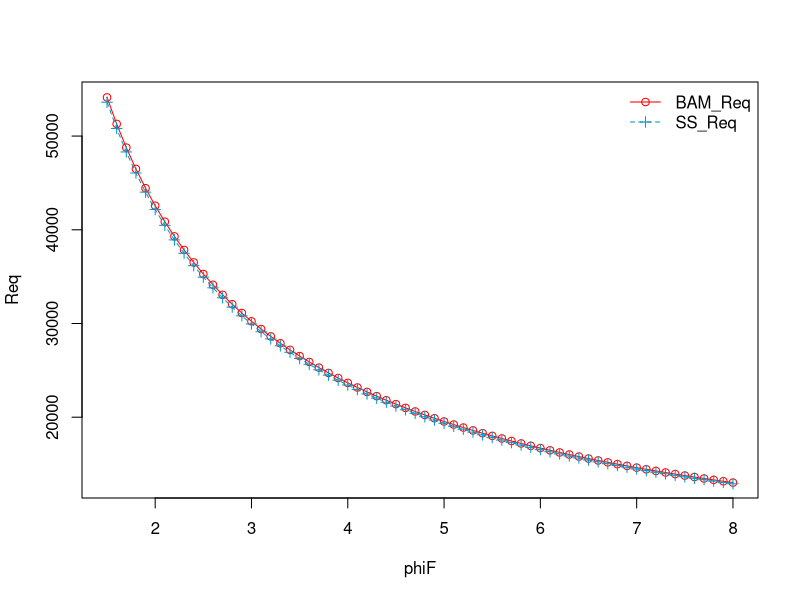
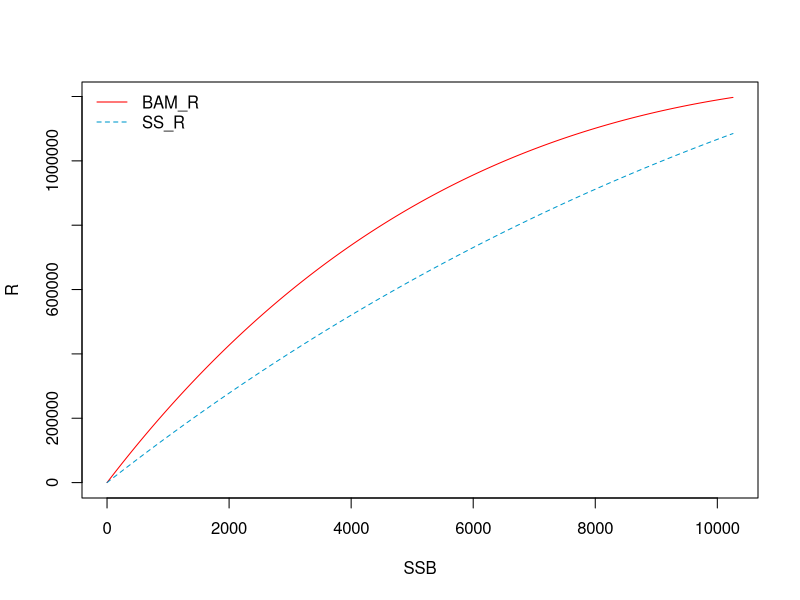
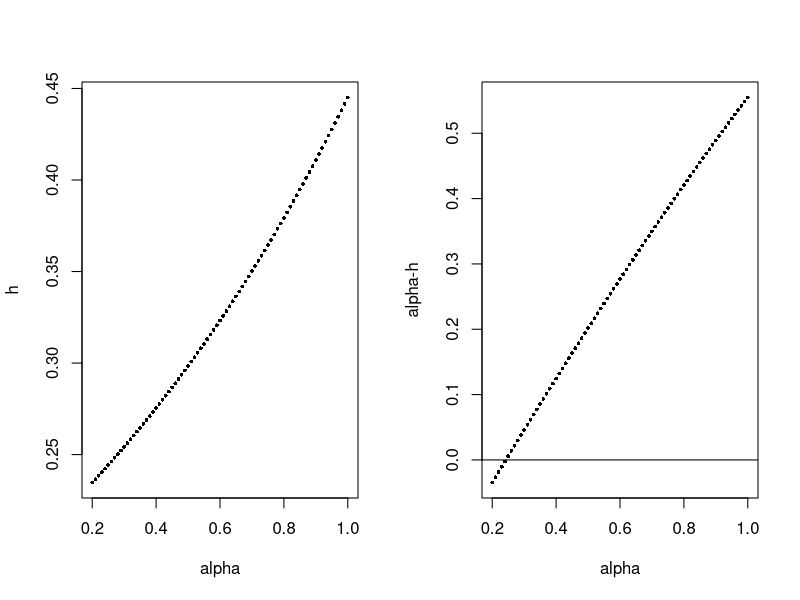
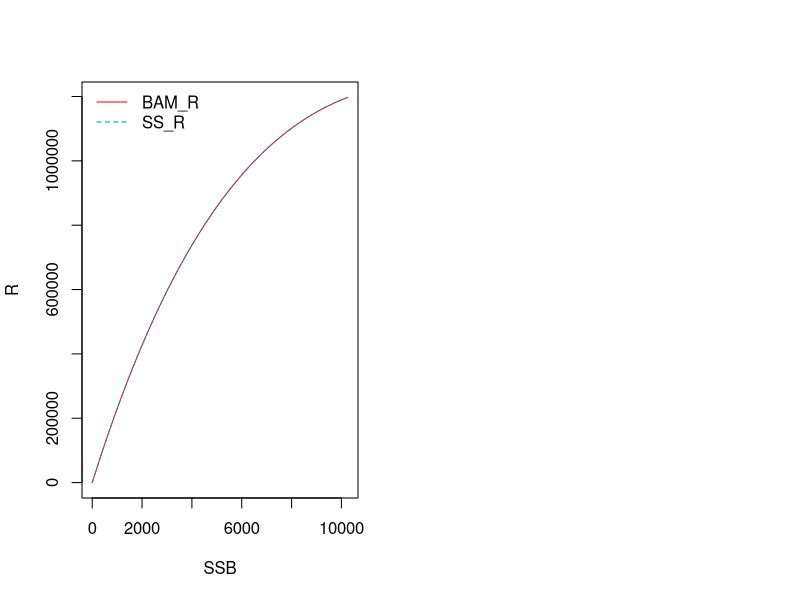
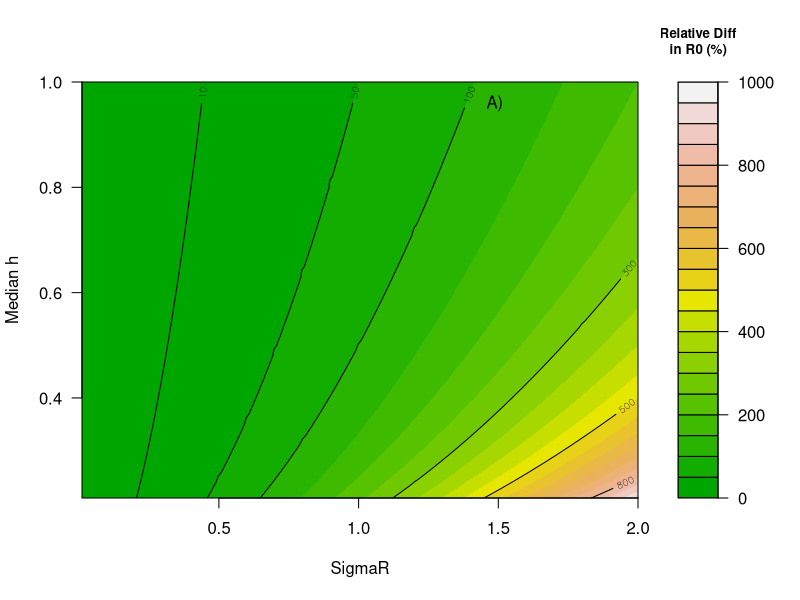
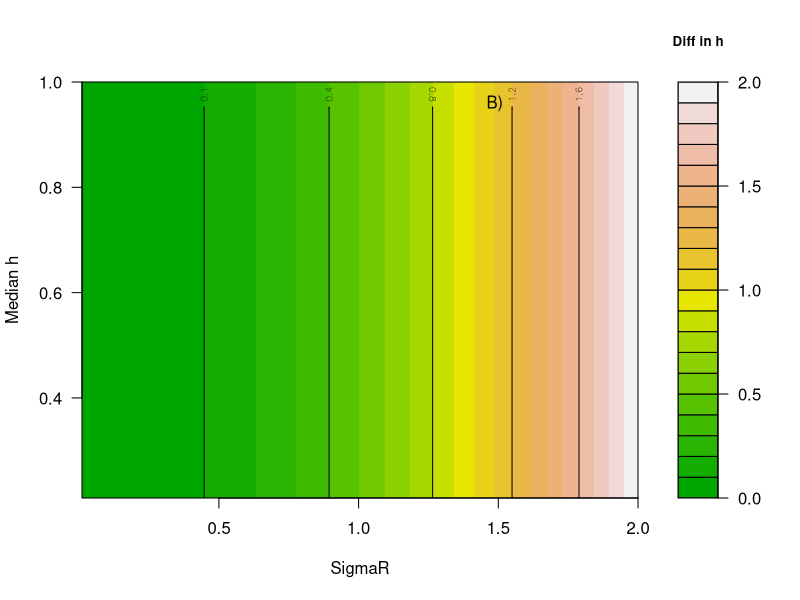

R code for these plots, in order:
## ---- chunk 1
knitr::opts_chunk$set(echo = TRUE)
## ---- chunk 2
R0_med_true=1000000     # true median R0 value
h_med_true=0.75   # vector of median steepness (h) values
phi0=0.01025625

sd.val=0.6
BC=(sd.val^2)/2

n=100000 # use a fairly large number because fits need be very tight

S0_med_true=R0_med_true*phi0

#S.vec=runif(n,min=0,max=S0)
S.vec=seq(0.001,S0_med_true, length=n)

R.vec.true=S.vec/phi0*exp(h_med_true*(1-S.vec/(R0_med_true*phi0)))
lnormdev.vec=rlnorm(n,0,sd.val)
R.vec.obs=R.vec.true*lnormdev.vec

# median S-R fit (produces median R0 and h, used in BAM)
SR.fit.med=function(par){
  R0.par=par[1]
  h.par=par[2]
  R.vec.pred=S.vec/phi0*exp(h.par*(1-S.vec/(R0.par*phi0)))
  resid=(log(R.vec.obs)-log(R.vec.pred))^2 # median likelihood
  resid.out=sum(resid)
  resid.out}

# SS S-R fit (produces mean R0 and h, used in SS)
SR.fit.SS=function(par){
  R0.par=par[1]
  h.par=par[2]
  R.vec.pred=S.vec/phi0*exp(h.par*(1-S.vec/(R0.par*phi0)))*exp(-BC)
  resid=(log(R.vec.obs)-log(R.vec.pred))^2 # median likelihood
  resid.out=sum(resid)
  resid.out}

#optimization for SR parameters using mean and median fit criteria
fit.med=optim(c(R0_med_true,h_med_true),SR.fit.med,lower=c(0,0.2),method="L-BFGS-B",upper=c(3*R0_med_true,1.0))
fit.SS=optim(c(R0_med_true,h_med_true),SR.fit.SS,lower=c(0,0.2),method="L-BFGS-B",upper=c(3*R0_med_true,1.0))

R0.BAM=fit.med$par[1]
h.BAM=fit.med$par[2]

R0.SS=fit.SS$par[1]
h.SS=fit.SS$par[2]
S0.SS=R0.SS*phi0

phiF=seq(from=1.5,to=8,by=0.1)

# SS method
Seq.SS=S0.SS*(1.+(log(R0.SS/S0.SS)+log(phiF))/h.SS);
Req.SS=R0.SS*Seq.SS/S0.SS * exp(h.SS*(1.-Seq.SS/S0.SS));
# BAM method
#Req.BAM=R0.BAM*(exp(BC)*4*h.BAM*phiF-(1-h.BAM)*phi0)/((5*h.BAM-1)*phiF)
Req.BAM=R0.BAM/(phiF/phi0)*(1+log(exp(BC)*phiF/phi0)/h.BAM)
Seq.BAM=Req.BAM*phiF

cat(paste("True_Median_R0=", R0_med_true, sep=""),
    paste("True_Median_h=", h_med_true, sep=""),
    paste("BAM_Median_R0=", R0.BAM, sep=""), 
    paste("BAM_Median_h=", h.BAM, sep=""), 
    paste("SS_Mean_R0=", R0.SS, sep=""),
    paste("SS_Mean_h=", h.SS, sep=""),
    sep="\n")

plot(phiF, Req.BAM, col="red", pch=1, type="o", lty=1, xlab="phiF", ylab="Req")
lines(phiF, Req.SS, col="deepskyblue3", pch=3, type="o", lty=2)
legend("topright",
       legend=c("BAM_Req", "SS_Req"), 
       col=c("red", "deepskyblue3"), 
       lty=c(1, 2),
       pch=c(1, 3),
       bty="n")
## ---- chunk 3
convertSRparms <- function(R0, h, phi, sigmaR, mean2med){
  BC <- ifelse(mean2med == TRUE, exp(-0.5 * sigmaR^2), exp(0.5 * sigmaR^2))
  S0BC <- R0 * phi * (1 + log(BC) / h)
  R0BC <- S0BC / phi
  Rnew <- BC * 0.2 *S0BC / phi * exp(h * (1 - 0.2 * S0BC/ (R0 * phi)))
  hBC <- Rnew /R0BC
  return(list(S0BC = S0BC, R0BC = R0BC, hBC = hBC))
}
## ---- chunk 4
R0 <- R0_med_true
h <- h_med_true
phi <- phi0
sigmaR <- sd.val
mean2med <- FALSE
p <- convertSRparms(R0, h, phi, sigmaR, mean2med)
## ---- chunk 5
cat(paste("R0=", R0, sep=""), 
    paste("h=", h, sep=""), 
    paste("phi=", phi, sep=""),
    paste("sigmaR=", sigmaR, sep=""),
    paste("mean2med=", mean2med, sep=""),
    paste("R0BC=", p$R0BC, sep=""),
    paste("hBC=", p$hBC, sep=""),
    sep="\n")
## ---- chunk 6
BC <- ifelse(mean2med == TRUE, exp(-0.5 * sigmaR^2), exp(0.5 * sigmaR^2))
S.vec <- seq(0, R0 * phi, length.out = 1000)
R.vec <- S.vec / phi * exp(h * (1 - S.vec/ (R0 * phi)))
R.vecBC <- R.vec * BC
R.calc <- S.vec / phi * exp(p$hBC * (1 - S.vec / (p$R0BC * phi)))
diff <- R.calc - R.vecBC
range(diff)
plot(S.vec, R.vecBC, col="red", xlab="SSB", ylab="R", type="l", lty=1)
lines(S.vec, R.calc, col="deepskyblue3", lty=2)
legend("topleft", 
       legend=c("BAM_R", "SS_R"), 
       col=c("red", "deepskyblue3"), 
       lty=c(1,2),
       bty="n")
## ---- chunk 7
alpha=seq(0.2, 1, by=0.01)
h=0.2*exp(alpha*0.8)
par(mfrow=c(1,2))
plot(alpha, h, xlab="alpha", ylab="h", pch=16, cex=0.5)
plot(alpha, alpha-h, xlab="alpha", ylab="alpha-h", pch=16, cex=0.5)
abline(h=0)
## ---- chunk 8
convertSRparms <- function(R0, h, phi, sigmaR, mean2med){
  BC <- ifelse(mean2med == TRUE, exp(-0.5 * sigmaR^2), exp(0.5 * sigmaR^2))
  S0BC <- R0 * phi * (1 + log(BC) / h)
  R0BC <- S0BC / phi
  Rnew <- BC * 0.2 *S0BC / phi * exp(h * (1 - 0.2 * S0BC/ (R0 * phi)))
  hBC <- 1.25*log(5*Rnew /R0BC)
  return(list(S0BC = S0BC, R0BC = R0BC, hBC = hBC))
}
## ---- chunk 9
R0 <- R0_med_true
h <- h_med_true
phi <- phi0
sigmaR <- sd.val
mean2med <- FALSE
p <- convertSRparms(R0, h, phi, sigmaR, mean2med)
## ---- chunk 10
cat(paste("R0=", R0, sep=""), 
    paste("h=", h, sep=""), 
    paste("phi=", phi, sep=""),
    paste("sigmaR=", sigmaR, sep=""),
    paste("mean2med=", mean2med, sep=""),
    paste("R0BC=", p$R0BC, sep=""),
    paste("hBC=", p$hBC, sep=""),
    sep="\n")
## ---- chunk 11
BC <- ifelse(mean2med == TRUE, exp(-0.5 * sigmaR^2), exp(0.5 * sigmaR^2))
S.vec <- seq(0, R0 * phi, length.out = 1000)
R.vec <- S.vec / phi * exp(h * (1 - S.vec/ (R0 * phi)))
R.vecBC <- R.vec * BC
R.calc <- S.vec / phi * exp(p$hBC * (1 - S.vec / (p$R0BC * phi)))
diff <- R.calc - R.vecBC
range(diff)
plot(S.vec, R.vecBC, col="red", xlab="SSB", ylab="R", type="l", lty=1)
lines(S.vec, R.calc, col="deepskyblue3", lty=2)
legend("topleft", 
       legend=c("BAM_R", "SS_R"), 
       col=c("red", "deepskyblue3"), 
       lty=c(1,2),
       bty="n")
## ---- chunk 12
R0=1000000
phi=0.01025625
sigmaR=seq(0.01, 2, by=0.01)
h=seq(0.21, 1, by=0.01)

R0diff <- hdiff <- matrix(NA, nrow=length(sigmaR), ncol=length(h))

for(i in 1:length(sigmaR)){
  for(j in 1:length(h)){
    R0diff[i,j] <- (convertSRparms(R0=R0, h=h[j], phi=phi, sigmaR=sigmaR[i], mean2med=FALSE)$R0BC-R0)/R0*100
    hdiff[i,j] <- (convertSRparms(R0=R0, h=h[j], phi=phi, sigmaR=sigmaR[i], mean2med=FALSE)$hBC-h[j])
  }
}

filled.contour(sigmaR, h, R0diff,
               color = terrain.colors,
               xlab="SigmaR", ylab="Median h",
               plot.axes = {
                 axis(1); axis(2);
                 contour(sigmaR, h, R0diff,
                         col = "black",
                         add = TRUE,
                         levels = c(10, 50, 100, 300, 500, 800),
                         method="edge")
                 },
               key.title = {
                 par(cex.main=0.8);
                 title(main="Relative Diff\nin R0 (%)")
                 })
legend("topleft", "A)", bty="n", box.col = "")

filled.contour(sigmaR, h, hdiff,
               color = terrain.colors,
               xlab="SigmaR", ylab="Median h",
               plot.axes = {
                 axis(1); axis(2);
                 contour(sigmaR, h, hdiff,
                         col = "black",
                         add = TRUE,
                         levels = c(0.1, 0.4, 0.8, 1.2, 1.6),
                         method="edge")
                 },
               key.title = {
                 par(cex.main=0.8);
                 title(main="Diff in h")
               })
legend("topleft", "B)", bty="n", box.col = "")

